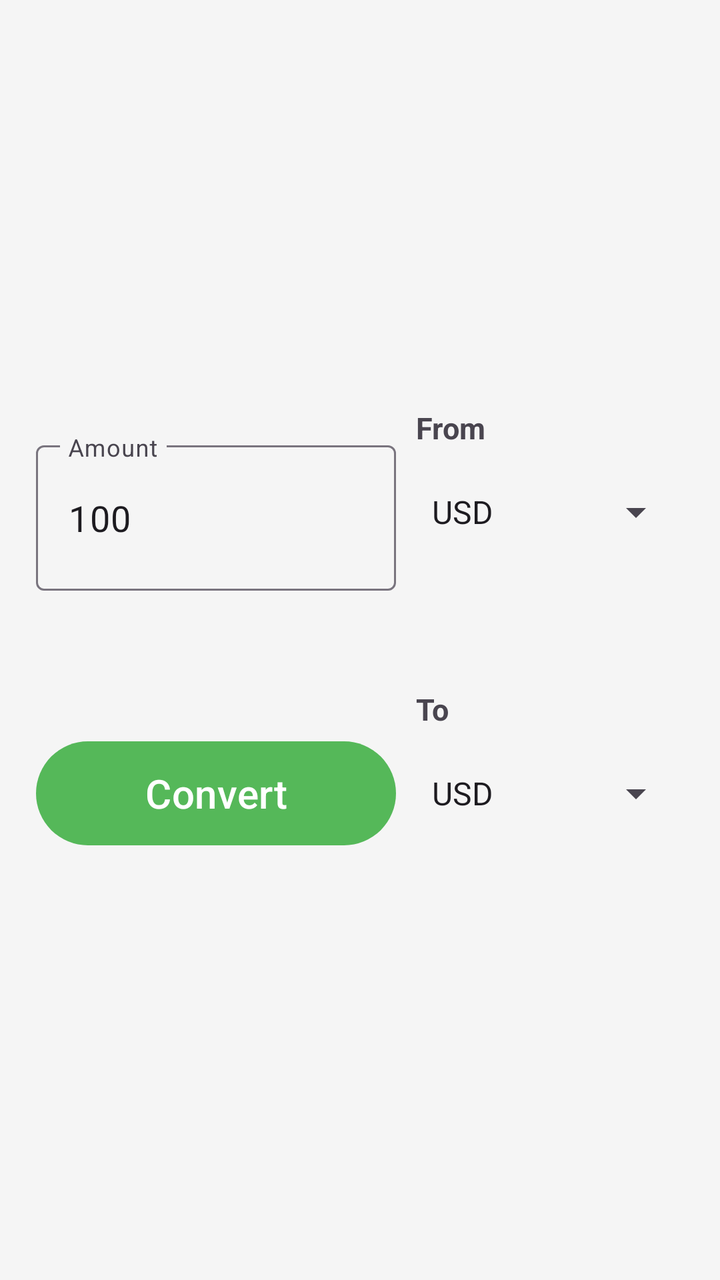
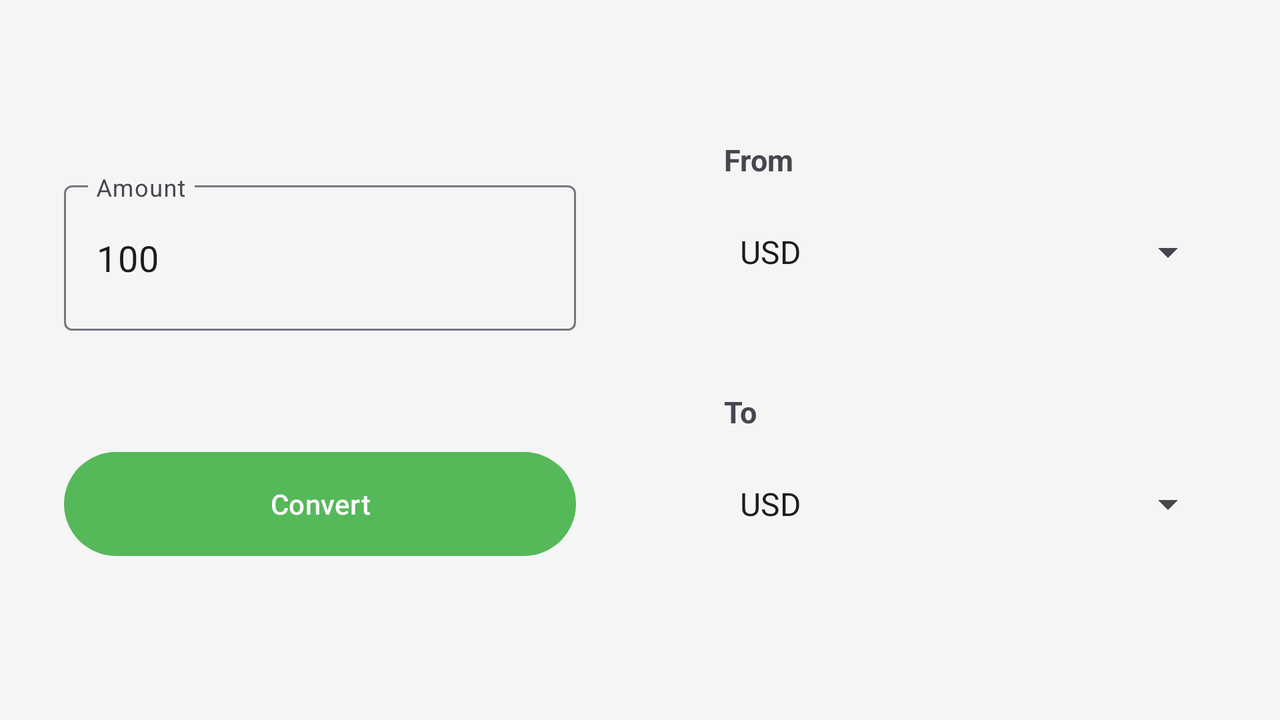

First picture: res/layout/ on a phone held upright. Second picture: the repository's own variant of that layout, on a device whose configuration matches the variant's folder. Source for both follows.
<!-- AndroidManifest.xml: application theme Theme.VKCurrencyConversion -->
<!-- res/layout/fragment_main.xml -->
<?xml version="1.0" encoding="utf-8"?>
<androidx.constraintlayout.widget.ConstraintLayout xmlns:android="http://schemas.android.com/apk/res/android"
    xmlns:app="http://schemas.android.com/apk/res-auto"
    xmlns:tools="http://schemas.android.com/tools"
    android:layout_width="match_parent"
    android:layout_height="match_parent">

    <ProgressBar
        android:id="@+id/progress_bar"
        android:layout_width="wrap_content"
        android:layout_height="wrap_content"
        android:visibility="invisible"
        app:layout_constraintBottom_toBottomOf="parent"
        app:layout_constraintEnd_toEndOf="parent"
        app:layout_constraintStart_toStartOf="parent"
        app:layout_constraintTop_toTopOf="parent" />

    <TextView
        android:layout_width="wrap_content"
        android:layout_height="wrap_content"
        android:layout_marginStart="10dp"
        android:autoSizeMaxTextSize="30sp"
        android:autoSizeMinTextSize="15sp"
        android:autoSizeTextType="uniform"
        android:text="@string/header_from"
        android:textSize="15sp"
        android:textStyle="bold"
        app:layout_constraintBottom_toTopOf="@id/currency_menu_from"
        app:layout_constraintStart_toStartOf="@id/guideline3" />

    <com.google.android.material.textfield.TextInputLayout
        style="@style/Widget.Material3.TextInputLayout.OutlinedBox"
        android:layout_width="0dp"
        android:layout_height="0dp"
        app:layout_constraintBottom_toBottomOf="@id/guideline6"
        app:layout_constraintEnd_toEndOf="@id/guideline3"
        app:layout_constraintHeight_max="150dp"
        app:layout_constraintHeight_min="78dp"
        app:layout_constraintStart_toStartOf="@id/guideline1"
        app:layout_constraintTop_toTopOf="@id/guideline5"
        app:layout_constraintWidth_max="320dp">

        <com.google.android.material.textfield.TextInputEditText
            android:id="@+id/amount"
            android:layout_width="match_parent"
            android:layout_height="match_parent"
            android:autoSizeMaxTextSize="18sp"
            android:autoSizeMinTextSize="10sp"
            android:autoSizeTextType="uniform"
            android:hint="@string/amount_hint"
            android:inputType="numberDecimal"
            android:maxLength="10"
            android:textSize="18sp"
            tools:text="100" />

    </com.google.android.material.textfield.TextInputLayout>

    <Spinner
        android:id="@+id/currency_menu_from"
        android:layout_width="0dp"
        android:layout_height="0dp"
        android:layout_marginStart="10dp"
        android:entries="@array/currency"
        app:layout_constraintBottom_toBottomOf="@id/guideline6"
        app:layout_constraintEnd_toEndOf="@id/guideline2"
        app:layout_constraintStart_toStartOf="@id/guideline3"
        app:layout_constraintTop_toTopOf="@id/guideline5"
        app:layout_constraintWidth_max="320dp" />

    <Button
        android:id="@+id/convert_button"
        android:layout_width="0dp"
        android:layout_height="60dp"
        android:text="@string/convert_button_text"
        android:textSize="20sp"
        app:layout_constraintBottom_toBottomOf="@id/currency_menu_to"
        app:layout_constraintEnd_toEndOf="@id/guideline3"
        app:layout_constraintHeight_min="60dp"
        app:layout_constraintStart_toStartOf="@id/guideline1"
        app:layout_constraintTop_toTopOf="@id/currency_menu_to"
        app:layout_constraintWidth_max="320dp" />

    <TextView
        android:layout_width="wrap_content"
        android:layout_height="wrap_content"
        android:layout_marginStart="10dp"
        android:autoSizeMaxTextSize="30sp"
        android:autoSizeMinTextSize="12sp"
        android:autoSizeTextType="uniform"
        android:text="@string/header_to"
        android:textSize="15sp"
        android:textStyle="bold"
        app:layout_constraintBottom_toTopOf="@id/currency_menu_to"
        app:layout_constraintStart_toStartOf="@id/guideline3" />

    <Spinner
        android:id="@+id/currency_menu_to"
        android:layout_width="0dp"
        android:layout_height="0dp"
        android:layout_marginStart="10dp"
        android:entries="@array/currency"
        app:layout_constraintBottom_toBottomOf="@id/guideline8"
        app:layout_constraintEnd_toEndOf="@id/guideline2"
        app:layout_constraintStart_toStartOf="@id/guideline3"
        app:layout_constraintTop_toTopOf="@id/guideline7"
        app:layout_constraintWidth_max="320dp" />

    <androidx.constraintlayout.widget.Guideline
        android:id="@+id/guideline1"
        android:layout_width="wrap_content"
        android:layout_height="wrap_content"
        android:orientation="vertical"
        app:layout_constraintGuide_percent="0.05" />

    <androidx.constraintlayout.widget.Guideline
        android:id="@+id/guideline2"
        android:layout_width="wrap_content"
        android:layout_height="wrap_content"
        android:orientation="vertical"
        app:layout_constraintGuide_percent="0.95" />

    <androidx.constraintlayout.widget.Guideline
        android:id="@+id/guideline3"
        android:layout_width="wrap_content"
        android:layout_height="wrap_content"
        android:orientation="vertical"
        app:layout_constraintGuide_percent="0.55" />

    <androidx.constraintlayout.widget.Guideline
        android:id="@+id/guideline5"
        android:layout_width="wrap_content"
        android:layout_height="wrap_content"
        android:orientation="horizontal"
        app:layout_constraintGuide_percent="0.35" />

    <androidx.constraintlayout.widget.Guideline
        android:id="@+id/guideline6"
        android:layout_width="wrap_content"
        android:layout_height="wrap_content"
        android:orientation="horizontal"
        app:layout_constraintGuide_percent="0.45" />

    <androidx.constraintlayout.widget.Guideline
        android:id="@+id/guideline7"
        android:layout_width="wrap_content"
        android:layout_height="wrap_content"
        android:orientation="horizontal"
        app:layout_constraintGuide_percent="0.57" />

    <androidx.constraintlayout.widget.Guideline
        android:id="@+id/guideline8"
        android:layout_width="wrap_content"
        android:layout_height="wrap_content"
        android:orientation="horizontal"
        app:layout_constraintGuide_percent="0.67" />

</androidx.constraintlayout.widget.ConstraintLayout>
<!-- resources referenced by this layout -->
<resources>
  <string-array name="currency">
          <item>USD</item>
          <item>EUR</item>
          <item>RUB</item>
          <item>CNY</item>
      </string-array>
  <string name="amount_hint">Amount</string>
  <string name="convert_button_text">Convert</string>
  <string name="header_from">From</string>
  <string name="header_to">To</string>
  <style name="Theme.VKCurrencyConversion" parent="Base.Theme.VKCurrencyConversion">
          <item name="colorPrimary">@color/green_500</item>
          <item name="android:windowBackground">@color/gray_100</item>
          <item name="colorOnSecondary">@color/gray_600</item>
          <item name="colorAccent">@color/yellow_500</item>
          <item name="bottomNavigationStyle">@style/Widget.VKCurrencyConversion</item>
          <item name="down_arrow">@drawable/im_down_arrow_light</item>
      </style>
  <style name="Base.Theme.VKCurrencyConversion" parent="Theme.Material3.DayNight.NoActionBar" />
  <color name="green_500">#55b859</color>
  <color name="gray_100">#f5f5f5</color>
  <color name="gray_600">#757575</color>
  <color name="yellow_500">#FFC107</color>
  <style name="Widget.VKCurrencyConversion" parent="Widget.MaterialComponents.BottomNavigationView.Colored">
          <item name="materialThemeOverlay">
              @style/ThemeOverlay.VKCurrencyConversion.BottomNavigationView
          </item>
      </style>
  <!-- drawable im_down_arrow_light (drawable) -->
  <vector xmlns:android="http://schemas.android.com/apk/res/android"
      android:width="52dp"
      android:height="52dp"
      android:viewportWidth="24"
      android:viewportHeight="24">
    <path
        android:fillColor="#FF000000"
        android:pathData="M18.427,16.935a1.5,1.5 0,0 0,-2.121 0l-2.781,2.779L13.5,1.5A1.5,1.5 0,0 0,12 0h0a1.5,1.5 0,0 0,-1.5 1.5l0.023,18.2L7.76,16.935a1.5,1.5 0,0 0,-2.121 2.121l3.919,3.919a3.5,3.5 0,0 0,4.949 0l3.92,-3.919A1.5,1.5 0,0 0,18.427 16.935Z"/>
  </vector>
  <style name="ThemeOverlay.VKCurrencyConversion.BottomNavigationView" parent="">
          <item name="colorPrimary">@color/gray_400</item>
      </style>
  <color name="gray_400">#BDBDBD</color>
</resources>
<!-- res/layout-land/fragment_main.xml (the repository's variant of the layout above) -->
<!-- drawn on the phone turned sideways -->
<?xml version="1.0" encoding="utf-8"?>
<androidx.constraintlayout.widget.ConstraintLayout xmlns:android="http://schemas.android.com/apk/res/android"
    android:layout_width="match_parent"
    android:layout_height="match_parent"
    xmlns:app="http://schemas.android.com/apk/res-auto"
    xmlns:tools="http://schemas.android.com/tools">

    <TextView
        android:layout_width="wrap_content"
        android:layout_height="wrap_content"
        android:layout_marginStart="10dp"
        android:text="@string/header_from"
        android:textSize="15sp"
        android:textStyle="bold"
        app:layout_constraintBottom_toTopOf="@id/currency_menu_from"
        app:layout_constraintStart_toStartOf="@id/guideline4" />

    <com.google.android.material.textfield.TextInputLayout
        style="@style/Widget.Material3.TextInputLayout.OutlinedBox"
        android:layout_width="0dp"
        android:layout_height="0dp"
        app:layout_constraintBottom_toBottomOf="@id/guideline6"
        app:layout_constraintEnd_toEndOf="@id/guideline3"
        app:layout_constraintHeight_min="78dp"
        app:layout_constraintStart_toStartOf="@id/guideline1"
        app:layout_constraintTop_toTopOf="@id/guideline5"
        app:layout_constraintWidth_max="320dp">

        <com.google.android.material.textfield.TextInputEditText
            android:id="@+id/amount"
            android:layout_width="match_parent"
            android:layout_height="match_parent"
            android:autoSizeMaxTextSize="18sp"
            android:autoSizeMinTextSize="10sp"
            android:autoSizeTextType="uniform"
            android:hint="@string/amount_hint"
            android:inputType="numberDecimal"
            android:maxLength="10"
            android:textSize="18sp"
            tools:text="100" />

    </com.google.android.material.textfield.TextInputLayout>

    <Spinner
        android:id="@+id/currency_menu_from"
        android:layout_width="0dp"
        android:layout_height="0dp"
        android:layout_marginStart="10dp"
        android:entries="@array/currency"
        app:layout_constraintBottom_toBottomOf="@id/guideline6"
        app:layout_constraintEnd_toEndOf="@id/guideline2"
        app:layout_constraintStart_toStartOf="@id/guideline4"
        app:layout_constraintTop_toTopOf="@id/guideline5" />

    <Button
        android:id="@+id/convert_button"
        android:layout_width="0dp"
        android:layout_height="60dp"
        android:text="@string/convert_button_text"
        app:layout_constraintBottom_toBottomOf="@id/currency_menu_to"
        app:layout_constraintEnd_toEndOf="@id/guideline3"
        app:layout_constraintHeight_min="60dp"
        app:layout_constraintStart_toStartOf="@id/guideline1"
        app:layout_constraintTop_toTopOf="@id/currency_menu_to"
        app:layout_constraintWidth_max="320dp" />

    <TextView
        android:layout_width="wrap_content"
        android:layout_height="wrap_content"
        android:layout_marginStart="10dp"
        android:text="@string/header_to"
        android:textSize="15sp"
        android:textStyle="bold"
        app:layout_constraintBottom_toTopOf="@id/currency_menu_to"
        app:layout_constraintStart_toStartOf="@id/guideline4" />

    <Spinner
        android:id="@+id/currency_menu_to"
        android:layout_width="0dp"
        android:layout_height="0dp"
        android:layout_marginStart="10dp"
        android:entries="@array/currency"
        app:layout_constraintBottom_toBottomOf="@id/guideline8"
        app:layout_constraintEnd_toEndOf="@id/guideline2"
        app:layout_constraintStart_toStartOf="@id/guideline4"
        app:layout_constraintTop_toTopOf="@id/guideline7" />

    <androidx.constraintlayout.widget.Guideline
        android:id="@+id/guideline1"
        android:layout_width="wrap_content"
        android:layout_height="wrap_content"
        android:orientation="vertical"
        app:layout_constraintGuide_percent="0.05" />

    <androidx.constraintlayout.widget.Guideline
        android:id="@+id/guideline2"
        android:layout_width="wrap_content"
        android:layout_height="wrap_content"
        android:orientation="vertical"
        app:layout_constraintGuide_percent="0.95" />

    <androidx.constraintlayout.widget.Guideline
        android:id="@+id/guideline3"
        android:layout_width="wrap_content"
        android:layout_height="wrap_content"
        android:orientation="vertical"
        app:layout_constraintGuide_percent="0.45" />

    <androidx.constraintlayout.widget.Guideline
        android:id="@+id/guideline4"
        android:layout_width="wrap_content"
        android:layout_height="wrap_content"
        android:orientation="vertical"
        app:layout_constraintGuide_percent="0.55" />

    <androidx.constraintlayout.widget.Guideline
        android:id="@+id/guideline5"
        android:layout_width="wrap_content"
        android:layout_height="wrap_content"
        android:orientation="horizontal"
        app:layout_constraintGuide_percent="0.25" />

    <androidx.constraintlayout.widget.Guideline
        android:id="@+id/guideline6"
        android:layout_width="wrap_content"
        android:layout_height="wrap_content"
        android:orientation="horizontal"
        app:layout_constraintGuide_percent="0.45" />

    <androidx.constraintlayout.widget.Guideline
        android:id="@+id/guideline7"
        android:layout_width="wrap_content"
        android:layout_height="wrap_content"
        android:orientation="horizontal"
        app:layout_constraintGuide_percent="0.60" />

    <androidx.constraintlayout.widget.Guideline
        android:id="@+id/guideline8"
        android:layout_width="wrap_content"
        android:layout_height="wrap_content"
        android:orientation="horizontal"
        app:layout_constraintGuide_percent="0.80" />

</androidx.constraintlayout.widget.ConstraintLayout>
